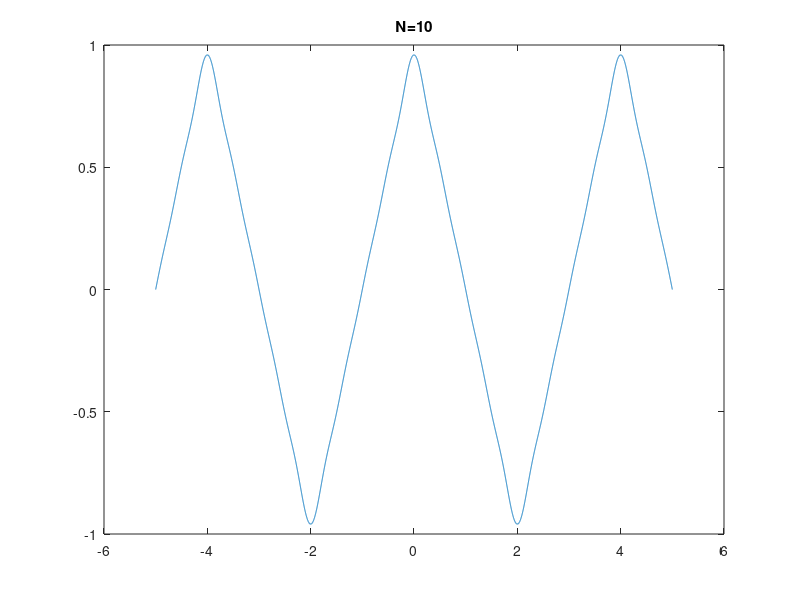

Source code (MATLAB):
clear 
clc
e=-5:0.001:5;
d=zeros(1,length(e));
i=1;
for t=-5:0.001:5
    c=0;
    for n=1:10
        a=8/(n*n*pi*pi);
        b=a*sin((n*pi)/2)*sin((n*pi)/2);
        c=c+b*cos((n*pi*t)/2);
        d(i)=c;
    end
    i=i+1;
end
plot(e,d); hold on
title('N=10')
